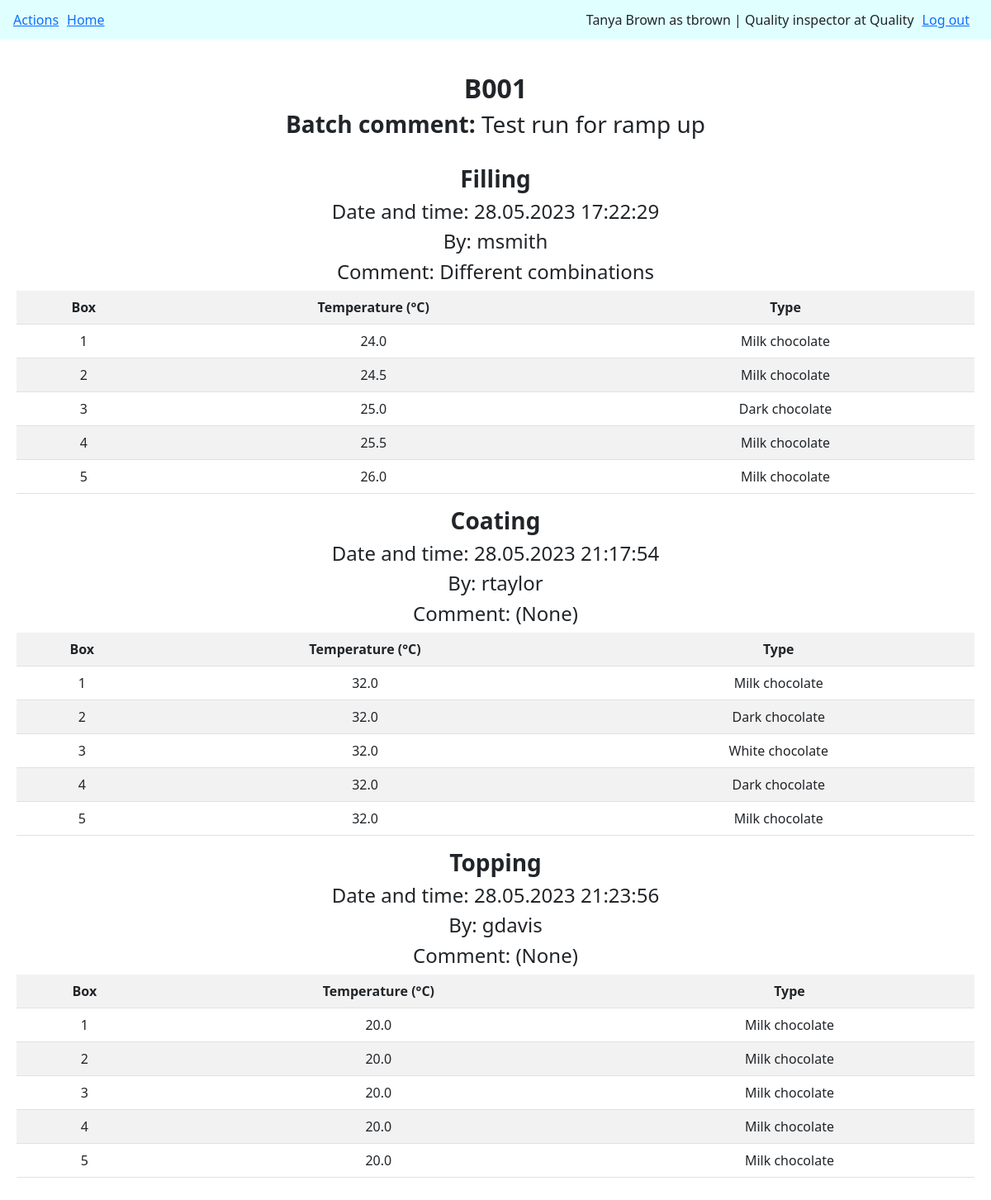
/batch-details/B001 (signed in), run on the app's committed database.
### tables this page shows
CREATE TABLE users (id INTEGER PRIMARY KEY AUTOINCREMENT NOT NULL, username TEXT NOT NULL UNIQUE, hash TEXT NOT NULL UNIQUE, firstname TEXT NOT NULL, lastname TEXT NOT NULL, area TEXT NOT NULL, title TEXT NOT NULL, reg DATETIME);

CREATE TABLE batches (id INTEGER PRIMARY KEY AUTOINCREMENT NOT NULL, name TEXT NOT NULL UNIQUE, comment TEXT, by INTEGER NOT NULL, created DATETIME, filling DATETIME, coating DATETIME, topping DATETIME, quality DATETIME, FOREIGN KEY (by) REFERENCES users (id));

CREATE TABLE processes (batch INTEGER NOT NULL, box INTEGER NOT NULL, process TEXT NOT NULL, temp REAL NOT NULL, type TEXT NOT NULL, comment TEXT, by INTEGER NOT NULL, datetime DATETIME, FOREIGN KEY (batch) REFERENCES batches (id), FOREIGN KEY (by) REFERENCES users (id));

### app.py (the view)
@app.route("/batch-details/<string:batchname>", methods=["GET"])
@login_required
def details(batchname):
    if request.method == "GET":
        return batch_details(batchname)

### function.py (called while the page is built)
def login_required(f):
    @wraps(f)
    def decorated_function(*args, **kwargs):
        if session.get("user_id") is None:
            return redirect("/login")
        return f(*args, **kwargs)
    return decorated_function

### helpers.py (called while the page is built)
def dict_factory(cursor, row):
    d = {}
    for idx, col in enumerate(cursor.description):
        d[col[0]] = row[idx]
    return d

### templates/batch-details.html (shortened to what this page needs)
{% extends "layout.html" %}
{% block body %}
<h2><strong>{{ batchname }}</strong></h2>
<h3><strong>Batch comment: </strong>
    {% if comment %}
        {{ comment }}
    {% else %}
        (None)
    {% endif %}
    </h3>
<br>
{% for process in areas %}
{% if process %}
<h3><strong>{{ process[0]["process"] }}</strong><br></h3>
<h4>Date and time: {{ process[0]["datetime"] }}</h4>
<h4>By: {{ workers[process[0]["by"]] }}</h4>
<h4>Comment:
    {% if process[0]["comment"] %}
        {{ process[0]["comment"] }}
    {% else %}
        (None)
    {% endif %}
</h4>
<table class="table table-hover table-striped align-middle" style="text-align: center">
    <tr>
        <th>Box</th>
        <th>Temperature (&degC)</th>
        <th>Type</th>
    </tr>
    {% for box in process %}
        <tr>
            <td>{{ box["box"] }}</td>
            <td>{{ box["temp"] }}</td>
            <td>{{ box["type"] }}</td>
        </tr>
    {% endfor %}
</table>
{% endif %}
{% endfor %}
{% endblock %}

### templates/layout.html (shortened to what this page needs)
<!DOCTYPE html>
<html lang="en">
    <head>
        <link href="https://cdn.jsdelivr.net/npm/bootstrap@5.2.3/dist/css/bootstrap.min.css" rel="stylesheet">
        <link href="static\styles.css" rel="stylesheet">
    </head>
    <body>
        <div name="toolbar">
            <nav class="navbar navbar-expand-lg" style="background-color: lightcyan">
                <div class="container-fluid">
                    {% if userdata %}
                    <ul class="m-1 nav">
                        <li>
                            <a data-bs-toggle="offcanvas" href="#offcanvasExample" role="button" style="margin-right: 10px" aria-controls="offcanvasExample">Actions</a>
                        </li>
                        <li>
                            <a href="/home">Home</a>
                        </li>
                    </ul>
                    <ul class="d-flex m-1 nav">
                        <li>
                            {{ userdata["firstname"] }} {{ userdata["lastname"] }} as {{ userdata["username"] }} | {{ userdata["title"] }} at {{ userdata["area"] }}
                        </li>
                        <li>
                            <a href="/logout" style="margin: 10px">Log out</a>
                        </li>
                    </ul>
                {% endif %}
            </nav>
        </div>
        <div style="height: 20px; padding: 5px; text-align: center">
        </div>
        <div style="padding: 20px; text-align: center">
            {% block body %}
            {% endblock %}
        </div>
    </body>
</html>

### data on the page
users: firstname "Tanya", lastname "Brown", username "tbrown", title "Quality inspector", area "Quality"
batches: comment "Test run for ramp up"
processes: process "Filling", datetime "28.05.2023 17:22:29", by.username "msmith", comment "Different combinations", box "1", temp "24.0", type "Milk chocolate"
processes: box "2", temp "24.5", type "Milk chocolate"
processes: box "3", temp "25.0", type "Dark chocolate"
processes: box "4", temp "25.5", type "Milk chocolate"
processes: box "5", temp "26.0", type "Milk chocolate"
processes: process "Coating", datetime "28.05.2023 21:17:54", by.username "rtaylor", comment "(None)", box "1", temp "32.0", type "Milk chocolate"
processes: box "2", temp "32.0", type "Dark chocolate"
processes: box "3", temp "32.0", type "White chocolate"
processes: box "4", temp "32.0", type "Dark chocolate"
processes: box "5", temp "32.0", type "Milk chocolate"
processes: process "Topping", datetime "28.05.2023 21:23:56", by.username "gdavis", comment "(None)", box "1", temp "20.0", type "Milk chocolate"
processes: box "2", temp "20.0", type "Milk chocolate"
processes: box "3", temp "20.0", type "Milk chocolate"
processes: box "4", temp "20.0", type "Milk chocolate"
processes: box "5", temp "20.0", type "Milk chocolate"

### other printed values
{{ batchname }} "B001"
